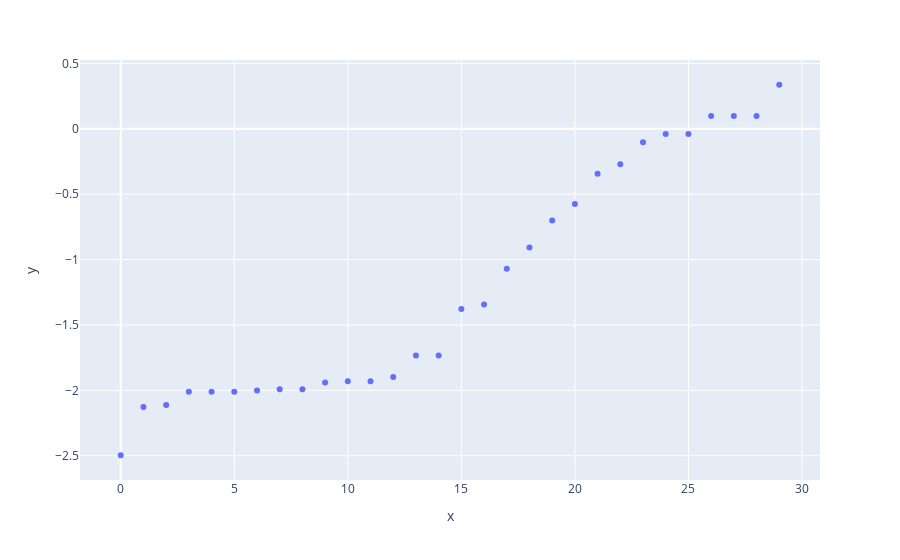

The notebook cell saved with this chart:
### Code cell
px.scatter(y=M.coef_)

### Figure 1 — Plotly figure (JSON) as saved in the notebook; plotly's stock layout.template omitted (floating-point values rounded to 4 significant figures)
{"data": [{"hovertemplate": "x=%{x}<br>y=%{y}<extra></extra>", "legendgroup": "", "marker": {"color": "#636efa", "symbol": "circle"}, "mode": "markers", "name": "", "orientation": "v", "showlegend": false, "type": "scatter", "x": [0, 1, 2, 3, 4, 5, 6, 7, 8, 9, 10, 11, 12, 13, 14, 15, 16, 17, 18, 19, 20, 21, 22, 23, 24, 25, 26, 27, 28, 29], "xaxis": "x", "y": [-2.496, -2.128, -2.111, -2.011, -2.011, -2.011, -2.001, -1.991, -1.991, -1.94, -1.931, -1.931, -1.899, -1.733, -1.733, -1.379, -1.344, -1.071, -0.9066, -0.7006, -0.574, -0.3429, -0.2718, -0.1021, -0.0388, -0.03882, 0.09847, 0.09844, 0.09844, 0.337], "yaxis": "y"}], "layout": {"autosize": true, "legend": {"tracegroupgap": 0}, "margin": {"t": 60}, "xaxis": {"anchor": "y", "autorange": true, "domain": [0, 1], "range": [-1.727, 30.73], "title": {"text": "x"}, "type": "linear"}, "yaxis": {"anchor": "x", "autorange": true, "domain": [0, 1], "range": [-2.697, 0.5379], "title": {"text": "y"}, "type": "linear"}}}
